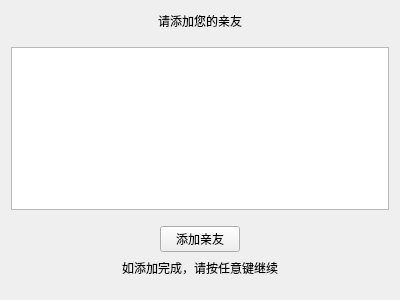
<?xml version="1.0" encoding="UTF-8"?>
<ui version="4.0">
 <class>RelativeWindow</class>
 <widget class="QWidget" name="RelativeWindow">
  <property name="geometry">
   <rect>
    <x>0</x>
    <y>0</y>
    <width>400</width>
    <height>300</height>
   </rect>
  </property>
  <property name="windowTitle">
   <string>Form</string>
  </property>
  <layout class="QVBoxLayout" name="verticalLayout_3">
   <item>
    <layout class="QHBoxLayout" name="horizontalLayout">
     <item>
      <spacer name="horizontalSpacer">
       <property name="orientation">
        <enum>Qt::Horizontal</enum>
       </property>
       <property name="sizeHint" stdset="0">
        <size>
         <width>40</width>
         <height>20</height>
        </size>
       </property>
      </spacer>
     </item>
     <item>
      <widget class="QLabel" name="label">
       <property name="text">
        <string>请添加您的亲友</string>
       </property>
      </widget>
     </item>
     <item>
      <spacer name="horizontalSpacer_2">
       <property name="orientation">
        <enum>Qt::Horizontal</enum>
       </property>
       <property name="sizeHint" stdset="0">
        <size>
         <width>40</width>
         <height>20</height>
        </size>
       </property>
      </spacer>
     </item>
    </layout>
   </item>
   <item>
    <spacer name="verticalSpacer">
     <property name="orientation">
      <enum>Qt::Vertical</enum>
     </property>
     <property name="sizeHint" stdset="0">
      <size>
       <width>20</width>
       <height>40</height>
      </size>
     </property>
    </spacer>
   </item>
   <item>
    <widget class="QListWidget" name="listWidget"/>
   </item>
   <item>
    <spacer name="verticalSpacer_2">
     <property name="orientation">
      <enum>Qt::Vertical</enum>
     </property>
     <property name="sizeHint" stdset="0">
      <size>
       <width>20</width>
       <height>40</height>
      </size>
     </property>
    </spacer>
   </item>
   <item>
    <layout class="QHBoxLayout" name="horizontalLayout_2">
     <item>
      <spacer name="horizontalSpacer_4">
       <property name="orientation">
        <enum>Qt::Horizontal</enum>
       </property>
       <property name="sizeHint" stdset="0">
        <size>
         <width>40</width>
         <height>20</height>
        </size>
       </property>
      </spacer>
     </item>
     <item>
      <widget class="QPushButton" name="pushButton">
       <property name="text">
        <string>添加亲友</string>
       </property>
      </widget>
     </item>
     <item>
      <spacer name="horizontalSpacer_3">
       <property name="orientation">
        <enum>Qt::Horizontal</enum>
       </property>
       <property name="sizeHint" stdset="0">
        <size>
         <width>40</width>
         <height>20</height>
        </size>
       </property>
      </spacer>
     </item>
    </layout>
   </item>
   <item>
    <layout class="QHBoxLayout" name="horizontalLayout_3">
     <item>
      <spacer name="horizontalSpacer_5">
       <property name="orientation">
        <enum>Qt::Horizontal</enum>
       </property>
       <property name="sizeHint" stdset="0">
        <size>
         <width>40</width>
         <height>20</height>
        </size>
       </property>
      </spacer>
     </item>
     <item>
      <widget class="QLabel" name="label_2">
       <property name="text">
        <string>如添加完成，请按任意键继续</string>
       </property>
      </widget>
     </item>
     <item>
      <spacer name="horizontalSpacer_6">
       <property name="orientation">
        <enum>Qt::Horizontal</enum>
       </property>
       <property name="sizeHint" stdset="0">
        <size>
         <width>40</width>
         <height>20</height>
        </size>
       </property>
      </spacer>
     </item>
    </layout>
   </item>
   <item>
    <spacer name="verticalSpacer_3">
     <property name="orientation">
      <enum>Qt::Vertical</enum>
     </property>
     <property name="sizeHint" stdset="0">
      <size>
       <width>20</width>
       <height>40</height>
      </size>
     </property>
    </spacer>
   </item>
  </layout>
 </widget>
 <resources/>
 <connections/>
</ui>
